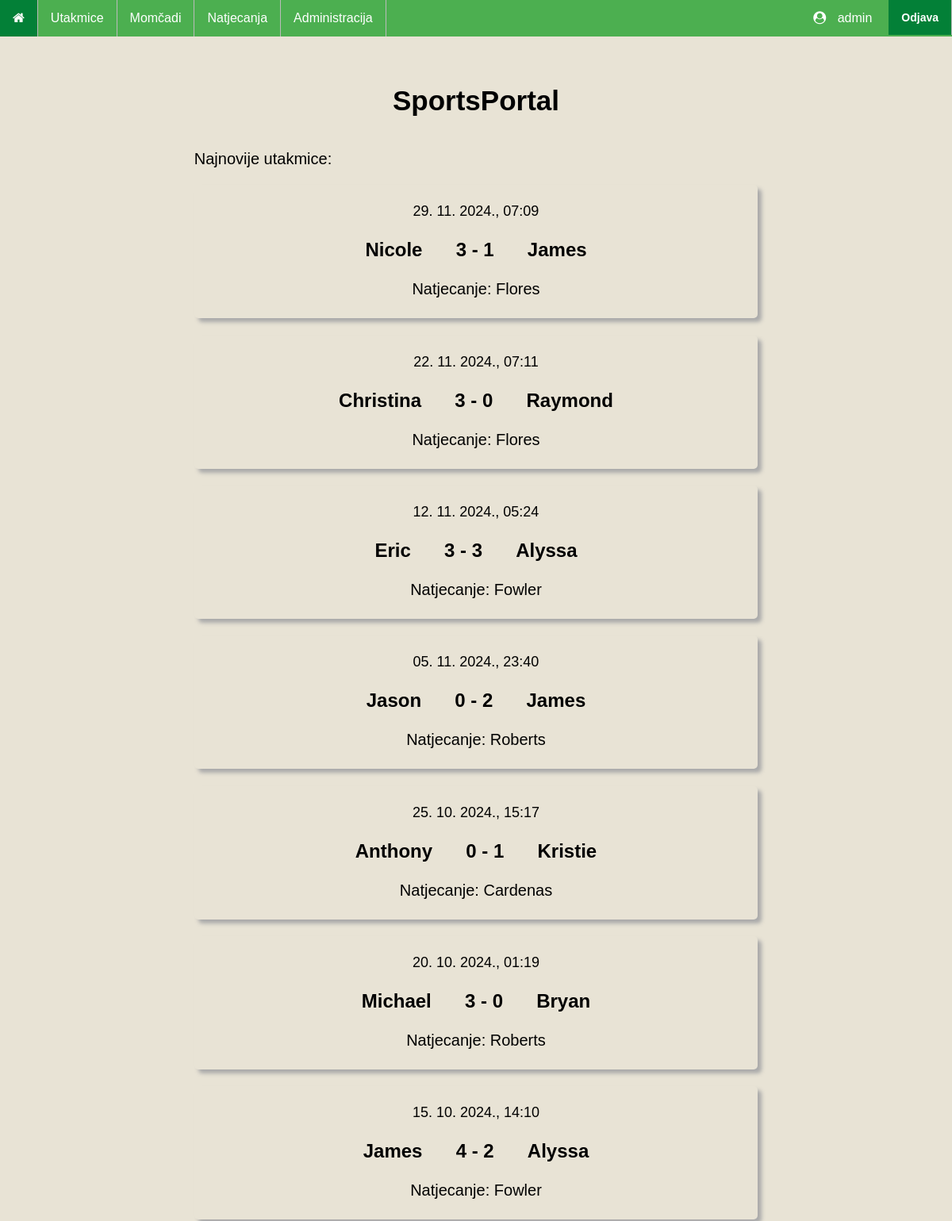
Before: / (signed in) with the older database file.
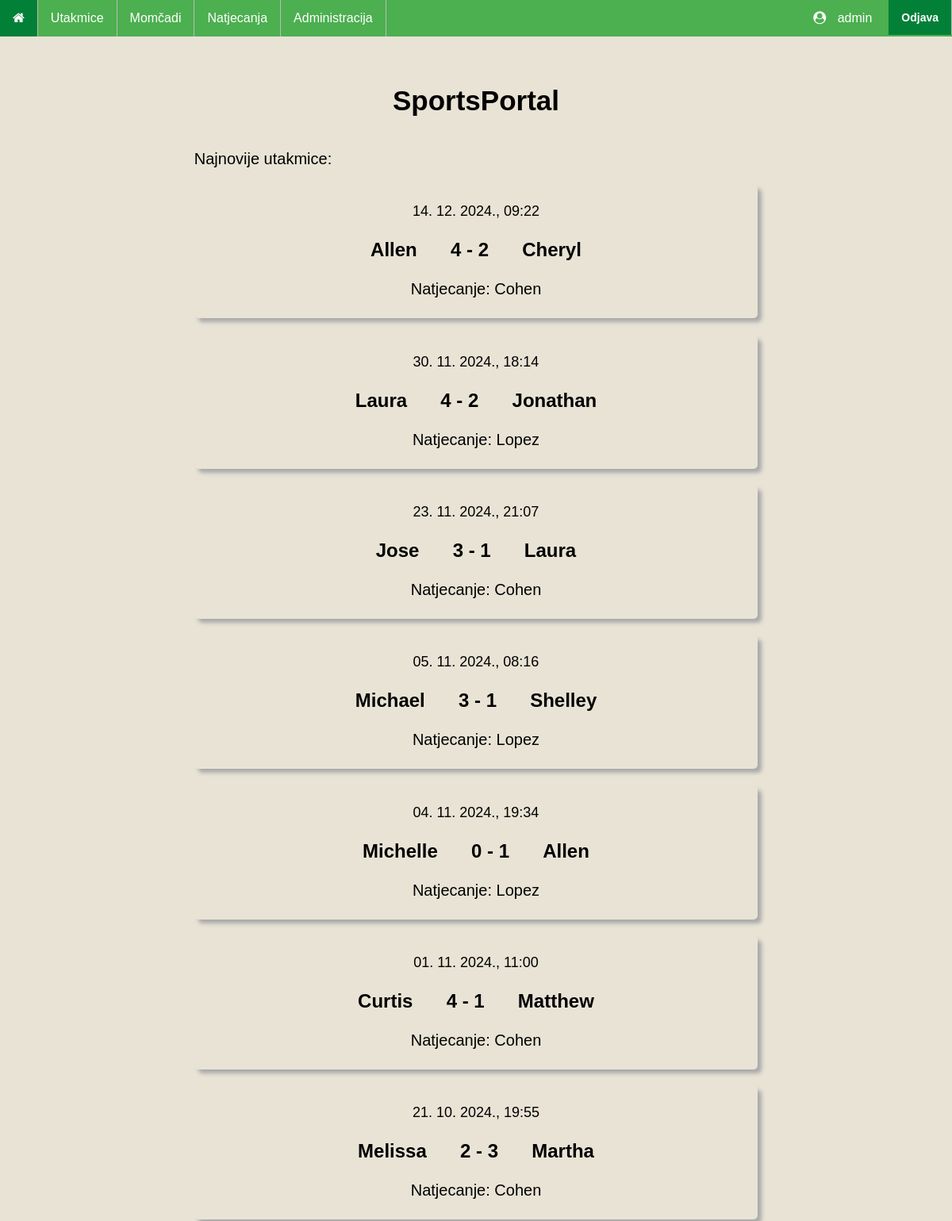
After: the same page with the newer database file.
### main/models.py (models this page shows, shortened)
class Match(models.Model):
    match_date = models.DateTimeField('Datum utakmice')
    match_stadium = models.TextField()
    match_competition = models.ForeignKey(Competition, on_delete=models.CASCADE, blank=True, null=True)
    match_team1 = models.ForeignKey(Team, on_delete=models.CASCADE, blank=True, null=True, related_name='team1')
    match_team2 = models.ForeignKey(Team, on_delete=models.CASCADE, blank=True, null=True, related_name='team2')
    match_score1 = models.IntegerField()
    match_score2 = models.IntegerField()

class Team(models.Model):
    team_name = models.CharField(max_length=50)
    team_stadium = models.TextField()
    team_country = models.CharField(max_length=30)
    def __str__(self):
        return '{}'.format(self.team_name)

class Competition(models.Model):
    competition_name = models.CharField(max_length=50)
    competition_country = models.CharField(max_length=30)
    competition_teams = models.ManyToManyField(Team)
    def __str__(self):
        return self.competition_name

### main/views.py (the view)
# urls.py: path('', LatestMatches.as_view(), name='index'),
class LatestMatches(LoginRequiredMixin, ListView):
    template_name = 'main/index.html'
    def get_queryset(self):
        return Match.objects.order_by('-match_date')[:7]

### templates/main/index.html
{% extends "base_generic.html" %}
{% block content %}
    <h1>SportsPortal</h1>
    <p class="description">Najnovije utakmice:</p>
    {% if object_list %}
        {% for match in object_list %}
            <a href="{% url 'matchDetails' match.id %}" class="match_link">
                <div class="match">
                    <p class="match_date"> {{ match.match_date|date:"d. m. Y., H:i" }} </p>
                    <p class="score">
                        {{ match.match_team1 }}
                    <span>
                        {{ match.match_score1 }} - {{ match.match_score2 }}
                    </span>
                        {{ match.match_team2 }}
                    </p>
                    <p class="match_competition">Natjecanje: {{ match.match_competition }} </p>
                </div>
            </a>
        {% endfor %}
    {% else %}
        <p class="description" style="text-align: center;">Nema odigranih utakmica</p>
    {% endif %}
{% endblock %}

Changed rows visible on the page:
removed Match: match_date "29. 11. 2024., 07:09", match_team1 "Nicole", match_score1 "3", match_score2 "1", match_team2 "James", match_competition "Flores"
removed Match: match_date "22. 11. 2024., 07:11", match_team1 "Christina", match_score1 "3", match_score2 "0", match_team2 "Raymond", match_competition "Flores"
removed Match: match_date "12. 11. 2024., 05:24", match_team1 "Eric", match_score1 "3", match_score2 "3", match_team2 "Alyssa", match_competition "Fowler"
removed Match: match_date "05. 11. 2024., 23:40", match_team1 "Jason", match_score1 "0", match_score2 "2", match_team2 "James", match_competition "Roberts"
removed Match: match_date "25. 10. 2024., 15:17", match_team1 "Anthony", match_score1 "0", match_score2 "1", match_team2 "Kristie", match_competition "Cardenas"
removed Match: match_date "20. 10. 2024., 01:19", match_team1 "Michael", match_score1 "3", match_score2 "0", match_team2 "Bryan", match_competition "Roberts"
removed Match: match_date "15. 10. 2024., 14:10", match_team1 "James", match_score1 "4", match_score2 "2", match_team2 "Alyssa", match_competition "Fowler"
added Match: match_date "14. 12. 2024., 09:22", match_team1 "Allen", match_score1 "4", match_score2 "2", match_team2 "Cheryl", match_competition "Cohen"
added Match: match_date "30. 11. 2024., 18:14", match_team1 "Laura", match_score1 "4", match_score2 "2", match_team2 "Jonathan", match_competition "Lopez"
added Match: match_date "23. 11. 2024., 21:07", match_team1 "Jose", match_score1 "3", match_score2 "1", match_team2 "Laura", match_competition "Cohen"
added Match: match_date "05. 11. 2024., 08:16", match_team1 "Michael", match_score1 "3", match_score2 "1", match_team2 "Shelley", match_competition "Lopez"
added Match: match_date "04. 11. 2024., 19:34", match_team1 "Michelle", match_score1 "0", match_score2 "1", match_team2 "Allen", match_competition "Lopez"
added Match: match_date "01. 11. 2024., 11:00", match_team1 "Curtis", match_score1 "4", match_score2 "1", match_team2 "Matthew", match_competition "Cohen"
added Match: match_date "21. 10. 2024., 19:55", match_team1 "Melissa", match_score1 "2", match_score2 "3", match_team2 "Martha", match_competition "Cohen"
